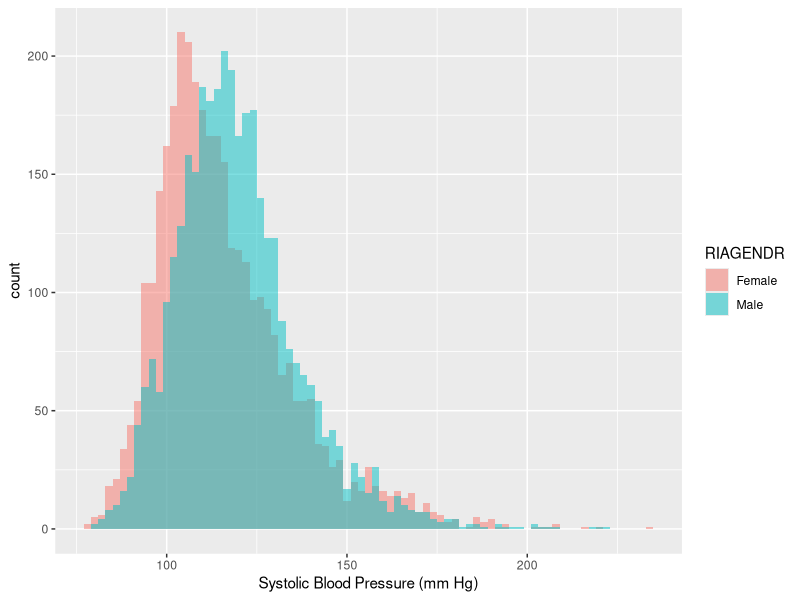
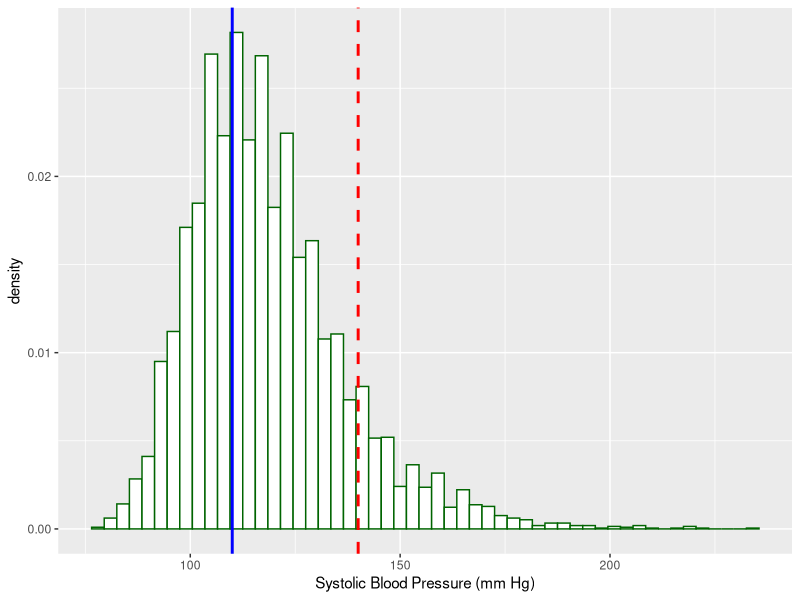

Reproduce these figures in R, in order.
## ---- chunk 1
bp2 <- read.csv(file="./bloodpressure.csv",header=TRUE)

library(ggplot2)
p3 <- ggplot(bp2, aes(x=BPXSY, fill=RIAGENDR, name="Gender")) +
    xlab("Systolic Blood Pressure (mm Hg)") +
    geom_histogram(binwidth=2, alpha=.5, position="identity")
p3

## ---- chunk 2

library(ggplot2)
p1 <- ggplot(bp2, aes(x=BPXSY))
p1 <- p1 + geom_histogram(aes(y=..density..),colour = "darkgreen",fill = "white",
                         binwidth = 3) +
  xlab("Systolic Blood Pressure (mm Hg)") +
  geom_vline(aes(xintercept=140),colour="red",linetype="dashed",size=1) +
  geom_vline(aes(xintercept=110),colour="blue",size=1)
p1

